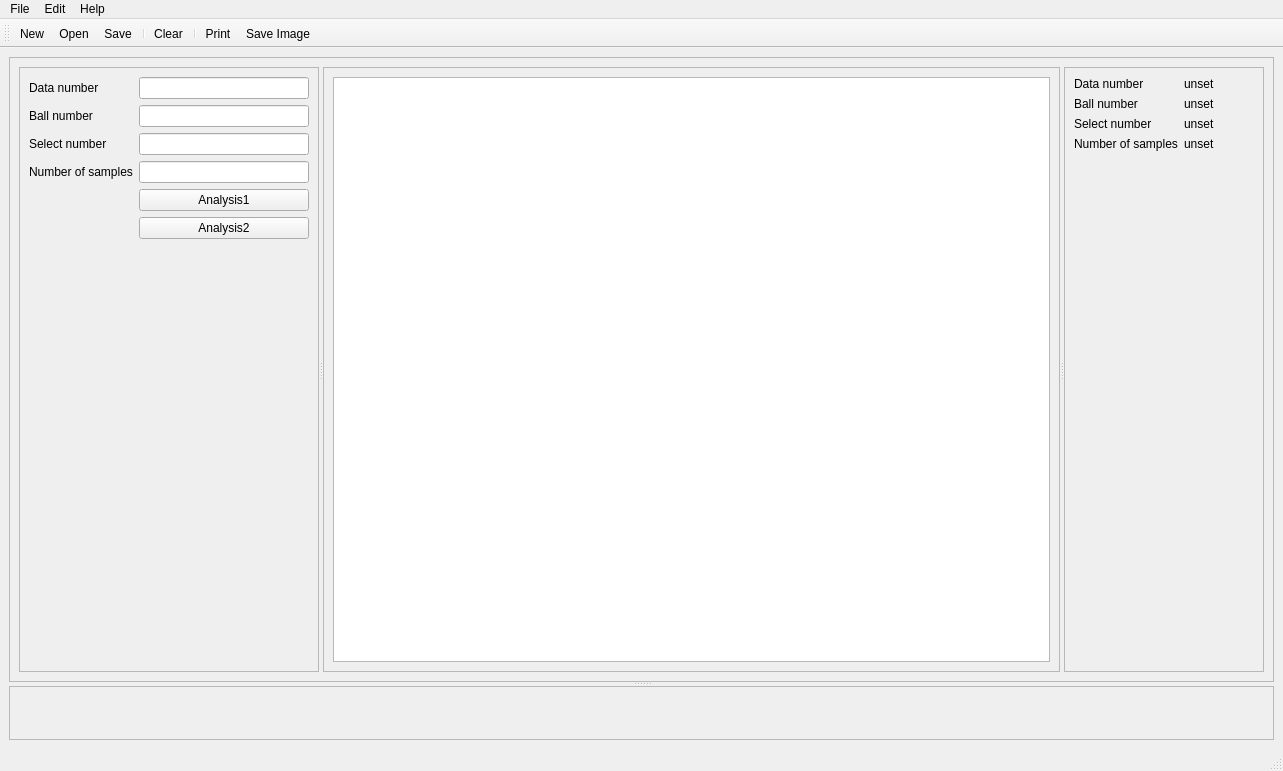
<?xml version="1.0" encoding="UTF-8"?>
<ui version="4.0">
 <class>MainWindow</class>
 <widget class="QMainWindow" name="MainWindow">
  <property name="geometry">
   <rect>
    <x>0</x>
    <y>0</y>
    <width>1283</width>
    <height>771</height>
   </rect>
  </property>
  <property name="windowTitle">
   <string>Avatar</string>
  </property>
  <widget class="QWidget" name="centralwidget">
   <layout class="QVBoxLayout" name="verticalLayout_5">
    <item>
     <widget class="QSplitter" name="splitter_2">
      <property name="orientation">
       <enum>Qt::Vertical</enum>
      </property>
      <widget class="QFrame" name="frame_5">
       <property name="frameShape">
        <enum>QFrame::StyledPanel</enum>
       </property>
       <property name="frameShadow">
        <enum>QFrame::Raised</enum>
       </property>
       <layout class="QHBoxLayout" name="horizontalLayout">
        <item>
         <widget class="QSplitter" name="splitter">
          <property name="orientation">
           <enum>Qt::Horizontal</enum>
          </property>
          <widget class="QFrame" name="frame">
           <property name="minimumSize">
            <size>
             <width>300</width>
             <height>0</height>
            </size>
           </property>
           <property name="maximumSize">
            <size>
             <width>300</width>
             <height>16777215</height>
            </size>
           </property>
           <property name="frameShape">
            <enum>QFrame::StyledPanel</enum>
           </property>
           <property name="frameShadow">
            <enum>QFrame::Raised</enum>
           </property>
           <layout class="QVBoxLayout" name="verticalLayout">
            <item>
             <layout class="QFormLayout" name="formLayout">
              <item row="0" column="0">
               <widget class="QLabel" name="label">
                <property name="text">
                 <string>Data number</string>
                </property>
               </widget>
              </item>
              <item row="0" column="1">
               <widget class="QLineEdit" name="lineEdit"/>
              </item>
              <item row="1" column="0">
               <widget class="QLabel" name="label_2">
                <property name="text">
                 <string>Ball number</string>
                </property>
               </widget>
              </item>
              <item row="1" column="1">
               <widget class="QLineEdit" name="lineEdit_2"/>
              </item>
              <item row="2" column="0">
               <widget class="QLabel" name="label_3">
                <property name="text">
                 <string>Select number</string>
                </property>
               </widget>
              </item>
              <item row="2" column="1">
               <widget class="QLineEdit" name="lineEdit_3"/>
              </item>
              <item row="3" column="0">
               <widget class="QLabel" name="label_4">
                <property name="text">
                 <string>Number of samples</string>
                </property>
               </widget>
              </item>
              <item row="3" column="1">
               <widget class="QLineEdit" name="lineEdit_4"/>
              </item>
              <item row="4" column="1">
               <widget class="QPushButton" name="pushButton">
                <property name="text">
                 <string>Analysis1</string>
                </property>
               </widget>
              </item>
              <item row="5" column="1">
               <widget class="QPushButton" name="pushButton_2">
                <property name="text">
                 <string>Analysis2</string>
                </property>
               </widget>
              </item>
             </layout>
            </item>
           </layout>
          </widget>
          <widget class="QFrame" name="frame_2">
           <property name="frameShape">
            <enum>QFrame::StyledPanel</enum>
           </property>
           <property name="frameShadow">
            <enum>QFrame::Raised</enum>
           </property>
           <layout class="QVBoxLayout" name="verticalLayout_2">
            <item>
             <widget class="QTextBrowser" name="textBrowser"/>
            </item>
           </layout>
          </widget>
          <widget class="QFrame" name="frame_3">
           <property name="minimumSize">
            <size>
             <width>200</width>
             <height>0</height>
            </size>
           </property>
           <property name="maximumSize">
            <size>
             <width>200</width>
             <height>16777215</height>
            </size>
           </property>
           <property name="frameShape">
            <enum>QFrame::StyledPanel</enum>
           </property>
           <property name="frameShadow">
            <enum>QFrame::Raised</enum>
           </property>
           <layout class="QVBoxLayout" name="verticalLayout_3">
            <item>
             <layout class="QFormLayout" name="formLayout_2">
              <item row="0" column="0">
               <widget class="QLabel" name="label_5">
                <property name="text">
                 <string>Data number</string>
                </property>
               </widget>
              </item>
              <item row="0" column="1">
               <widget class="QLabel" name="label_9">
                <property name="text">
                 <string>unset</string>
                </property>
               </widget>
              </item>
              <item row="1" column="0">
               <widget class="QLabel" name="label_6">
                <property name="text">
                 <string>Ball number</string>
                </property>
               </widget>
              </item>
              <item row="1" column="1">
               <widget class="QLabel" name="label_10">
                <property name="text">
                 <string>unset</string>
                </property>
               </widget>
              </item>
              <item row="2" column="0">
               <widget class="QLabel" name="label_7">
                <property name="text">
                 <string>Select number</string>
                </property>
               </widget>
              </item>
              <item row="2" column="1">
               <widget class="QLabel" name="label_11">
                <property name="text">
                 <string>unset</string>
                </property>
               </widget>
              </item>
              <item row="3" column="1">
               <widget class="QLabel" name="label_12">
                <property name="text">
                 <string>unset</string>
                </property>
               </widget>
              </item>
              <item row="3" column="0">
               <widget class="QLabel" name="label_8">
                <property name="text">
                 <string>Number of samples</string>
                </property>
               </widget>
              </item>
             </layout>
            </item>
           </layout>
          </widget>
         </widget>
        </item>
       </layout>
      </widget>
      <widget class="QFrame" name="frame_4">
       <property name="frameShape">
        <enum>QFrame::StyledPanel</enum>
       </property>
       <property name="frameShadow">
        <enum>QFrame::Raised</enum>
       </property>
       <layout class="QVBoxLayout" name="verticalLayout_4">
        <item>
         <widget class="QWidget" name="widget" native="true"/>
        </item>
       </layout>
      </widget>
     </widget>
    </item>
   </layout>
  </widget>
  <widget class="QMenuBar" name="menubar">
   <property name="geometry">
    <rect>
     <x>0</x>
     <y>0</y>
     <width>1283</width>
     <height>26</height>
    </rect>
   </property>
   <widget class="QMenu" name="menuFile">
    <property name="title">
     <string>File</string>
    </property>
    <addaction name="actionNew"/>
    <addaction name="actionOpen"/>
    <addaction name="separator"/>
    <addaction name="actionSave"/>
    <addaction name="actionSave_as"/>
    <addaction name="separator"/>
    <addaction name="actionPrint"/>
    <addaction name="actionSave_image"/>
    <addaction name="separator"/>
    <addaction name="actionClose"/>
    <addaction name="separator"/>
    <addaction name="actionQuite"/>
   </widget>
   <widget class="QMenu" name="menuEdit">
    <property name="title">
     <string>Edit</string>
    </property>
    <addaction name="actionClear"/>
   </widget>
   <widget class="QMenu" name="menuHelp">
    <property name="title">
     <string>Help</string>
    </property>
    <addaction name="actionAvatar_help"/>
    <addaction name="separator"/>
    <addaction name="actionAbout_Avatar"/>
   </widget>
   <addaction name="menuFile"/>
   <addaction name="menuEdit"/>
   <addaction name="menuHelp"/>
  </widget>
  <widget class="QStatusBar" name="statusbar"/>
  <widget class="QToolBar" name="toolBar">
   <property name="windowTitle">
    <string>toolBar</string>
   </property>
   <attribute name="toolBarArea">
    <enum>TopToolBarArea</enum>
   </attribute>
   <attribute name="toolBarBreak">
    <bool>false</bool>
   </attribute>
   <addaction name="actionNew"/>
   <addaction name="actionOpen"/>
   <addaction name="actionSave"/>
   <addaction name="separator"/>
   <addaction name="actionClear"/>
   <addaction name="separator"/>
   <addaction name="actionPrint"/>
   <addaction name="actionSave_image"/>
  </widget>
  <action name="actionNew">
   <property name="text">
    <string>New</string>
   </property>
  </action>
  <action name="actionOpen">
   <property name="text">
    <string>Open</string>
   </property>
  </action>
  <action name="actionSave">
   <property name="text">
    <string>Save</string>
   </property>
  </action>
  <action name="actionSave_as">
   <property name="text">
    <string>Save as</string>
   </property>
  </action>
  <action name="actionPrint">
   <property name="text">
    <string>Print</string>
   </property>
  </action>
  <action name="actionSave_image">
   <property name="text">
    <string>Save Image</string>
   </property>
  </action>
  <action name="actionClose">
   <property name="text">
    <string>Close</string>
   </property>
  </action>
  <action name="actionQuite">
   <property name="text">
    <string>Quit</string>
   </property>
  </action>
  <action name="actionClear">
   <property name="text">
    <string>Clear</string>
   </property>
  </action>
  <action name="actionAvatar_help">
   <property name="text">
    <string>Avatar Help</string>
   </property>
  </action>
  <action name="actionAbout_Avatar">
   <property name="text">
    <string>About Avatar</string>
   </property>
  </action>
 </widget>
 <resources/>
 <connections>
  <connection>
   <sender>pushButton</sender>
   <signal>clicked()</signal>
   <receiver>MainWindow</receiver>
   <slot>analysis_1()</slot>
   <hints>
    <hint type="sourcelabel">
     <x>222</x>
     <y>221</y>
    </hint>
    <hint type="destinationlabel">
     <x>7</x>
     <y>404</y>
    </hint>
   </hints>
  </connection>
  <connection>
   <sender>pushButton_2</sender>
   <signal>clicked()</signal>
   <receiver>MainWindow</receiver>
   <slot>analysis_2()</slot>
   <hints>
    <hint type="sourcelabel">
     <x>258</x>
     <y>257</y>
    </hint>
    <hint type="destinationlabel">
     <x>5</x>
     <y>345</y>
    </hint>
   </hints>
  </connection>
  <connection>
   <sender>actionClear</sender>
   <signal>triggered()</signal>
   <receiver>MainWindow</receiver>
   <slot>clear()</slot>
   <hints>
    <hint type="sourcelabel">
     <x>-1</x>
     <y>-1</y>
    </hint>
    <hint type="destinationlabel">
     <x>641</x>
     <y>385</y>
    </hint>
   </hints>
  </connection>
 </connections>
 <slots>
  <slot>analysis_1()</slot>
  <slot>analysis_2()</slot>
  <slot>clear()</slot>
 </slots>
</ui>
